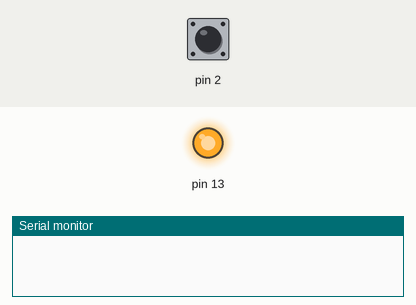
Simulated run of this sketch. Board: Arduino Uno, built with avr-gcc and run on an emulated ATmega328P. On the bench: output pins drawn as LEDs (lit = HIGH), the last lines printed to the serial monitor. The test bench sets the inputs (shaded band); at power-on: pin 2 HIGH.

Above: at 1.2 s.
1.3 s: pin 2 pulled LOW for 0.15 s
At 2.5 s:
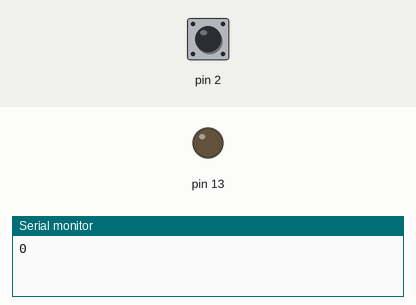
2.9 s: pin 2 pulled LOW for 1 s
At 4.2 s:
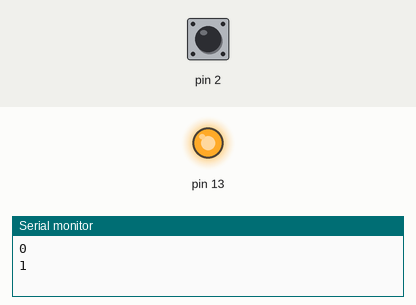
5.4 s: pin 2 pulled LOW for 3.2 s
At 5.8 s:
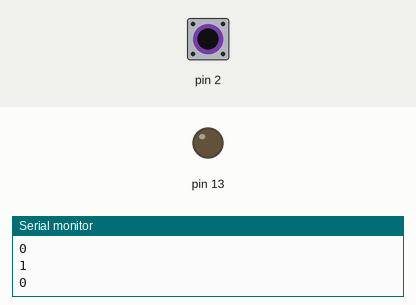
Timing chart, 0 to 8.9 s (numbered marks = the images above; inputs shaded):
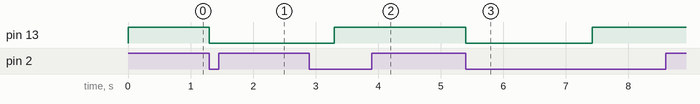

Measured:
- after the input at 1.3 s, pin 13: HIGH → LOW at once
- after the input at 2.9 s, pin 13: LOW → HIGH after 0.40 s
- after the input at 5.4 s, pin 13: HIGH → LOW at once, → HIGH 2.0 s later

The sketch:

motlog_magnet.ino
```cpp
/* The program switches off the magnet, when an integer >0 and <= 800 is received over serial Monitor or Twedge
    to activate the magnet it is necessary to switch it on with the button switch
    the button switch is able to switch the magnet off and on after two seconds respoectively
    Wiring:
    connect button switch to ground to Pin 2
    connect relais switch input to Pin 13
    connect magnet to the NC contact of the relais
    the magnet is in chain with the relais and the power supply
    December 2020
*/


bool onoff = true, oldonoff = false;
long timer;
void setup() {
  pinMode(2, INPUT_PULLUP);
  pinMode(13, OUTPUT);
  Serial.begin(9600);
  timer = millis();
  digitalWrite(13, onoff);

}

void loop() {
  // read frequency from Serial monitor and switch the magnet off
  if (Serial.available()) {
    int Input = Serial.parseInt();
    if (Input <= 800 && Input > 0 && onoff == false) {
      onoff = true;
      oldonoff = false;
      digitalWrite (13, HIGH);
      Serial.println(onoff);

    }
    Serial.flush();
  }
  // toggle the magnet status with the microswitch
  if (digitalRead(2) == LOW && onoff != oldonoff) {
    onoff = !onoff;
    // secure that toggling happens only once
    oldonoff = onoff;
    timer = millis();
    digitalWrite(13, onoff);
    Serial.println(onoff);
  }
  // dead time is two seconds
  if (millis() - timer > 2000)
    // after two seconds toggling is allowed again
    oldonoff = !oldonoff;

}
```
